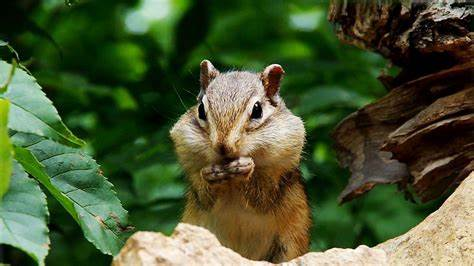
#> input picture img2.jpg, 474 x 266 px, found by its file name
$ python grey2binary.py
#> lines starting #> are read from the running program, lines starting #| are printed output that depends on the picture; after the words box and inside, x2 and y2 are one past the last pixel; in counts of white or black regions, pixels touching at a corner belong together
import cv2

# Reading the image in grayscale mode by setting the flag as 0
img = cv2.imread(r'C:\VSCode\Images\img2.jpg', 0)
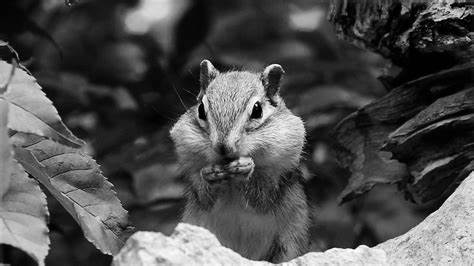
#> img: shape (266, 474); min 0, max 255, mean 78.1
(thresh, binary_image) = cv2.threshold(img, 175, 255, cv2.THRESH_BINARY)
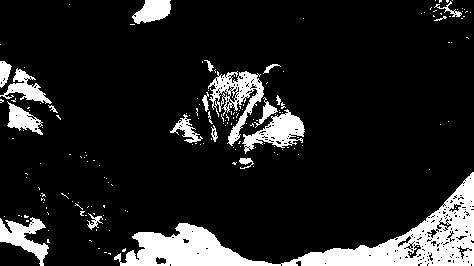
#> binary_image: shape (266, 474); 13.1% white; 176 white regions (155 under 20 px), largest, box (x1, y1, x2, y2) and area: (114, 172, 474, 266) 9135, (208, 71, 264, 146) 1517, (242, 109, 305, 154) 1206

# Displaying original grayscale image and binary image
cv2.imshow('Original Image', img)
cv2.imshow('Binary Image', binary_image)
cv2.waitKey(0)
cv2.destroyAllWindows()

$ run again, with img0.jpg copied over img2.jpg
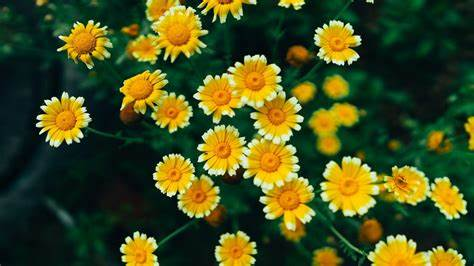
#> input picture img0.jpg, 474 x 266 px, found by its file name
#> `img = cv2.imread(r'C:\VSCode\Images\img2.jpg', 0)`:
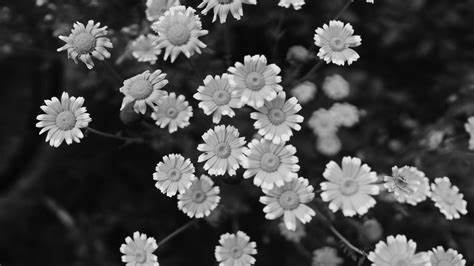
#> img: shape (266, 474); min 0, max 255, mean 69.9
#> `(thresh, binary_image) = cv2.threshold(img, 175, 255, cv2.THRESH_BINARY)`:
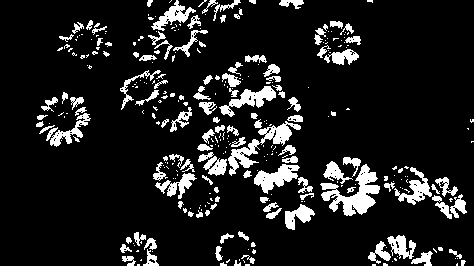
#> binary_image: shape (266, 474); 12% white; 320 white regions (201 under 20 px), largest, box (x1, y1, x2, y2) and area: (320, 164, 380, 216) 1285, (228, 121, 301, 176) 975, (254, 164, 300, 194) 667

$ run again, with img1.jpg copied over img2.jpg
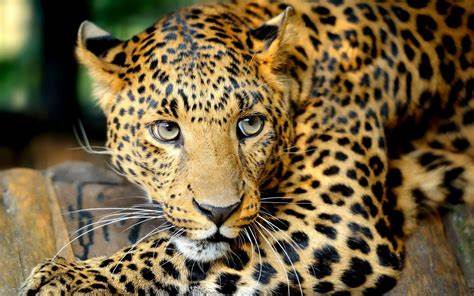
#> input picture img1.jpg, 474 x 296 px, found by its file name
#> `img = cv2.imread(r'C:\VSCode\Images\img2.jpg', 0)`:
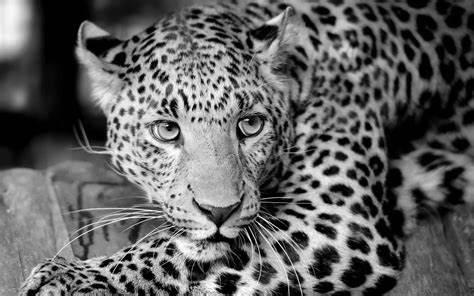
#> img: shape (296, 474); min 0, max 255, mean 97.8
#> `(thresh, binary_image) = cv2.threshold(img, 175, 255, cv2.THRESH_BINARY)`:
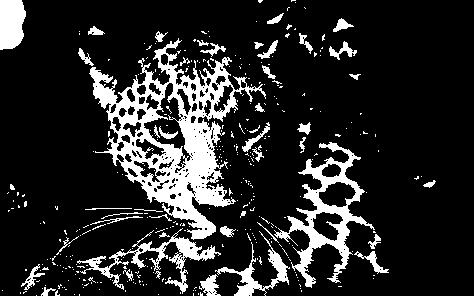
#> binary_image: shape (296, 474); 15.9% white; 360 white regions (314 under 20 px), largest, box (x1, y1, x2, y2) and area: (89, 38, 266, 240) 10910, (274, 142, 375, 288) 3496, (77, 228, 221, 294) 1719

$ run again, with img3.jpg copied over img2.jpg
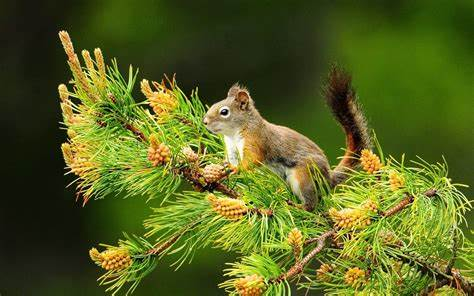
#> input picture img3.jpg, 474 x 296 px, found by its file name
#> `img = cv2.imread(r'C:\VSCode\Images\img2.jpg', 0)`:
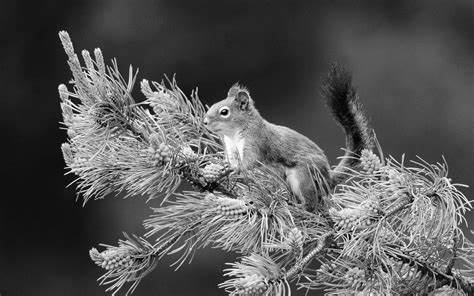
#> img: shape (296, 474); min 0, max 255, mean 86.8
#> `(thresh, binary_image) = cv2.threshold(img, 175, 255, cv2.THRESH_BINARY)`:
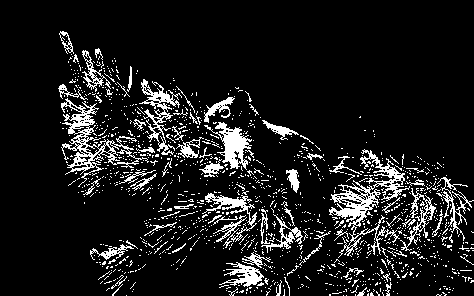
#> binary_image: shape (296, 474); 10.9% white in thin lines or dots, all inside (x1, y1, x2, y2) = (58, 31, 474, 296)
